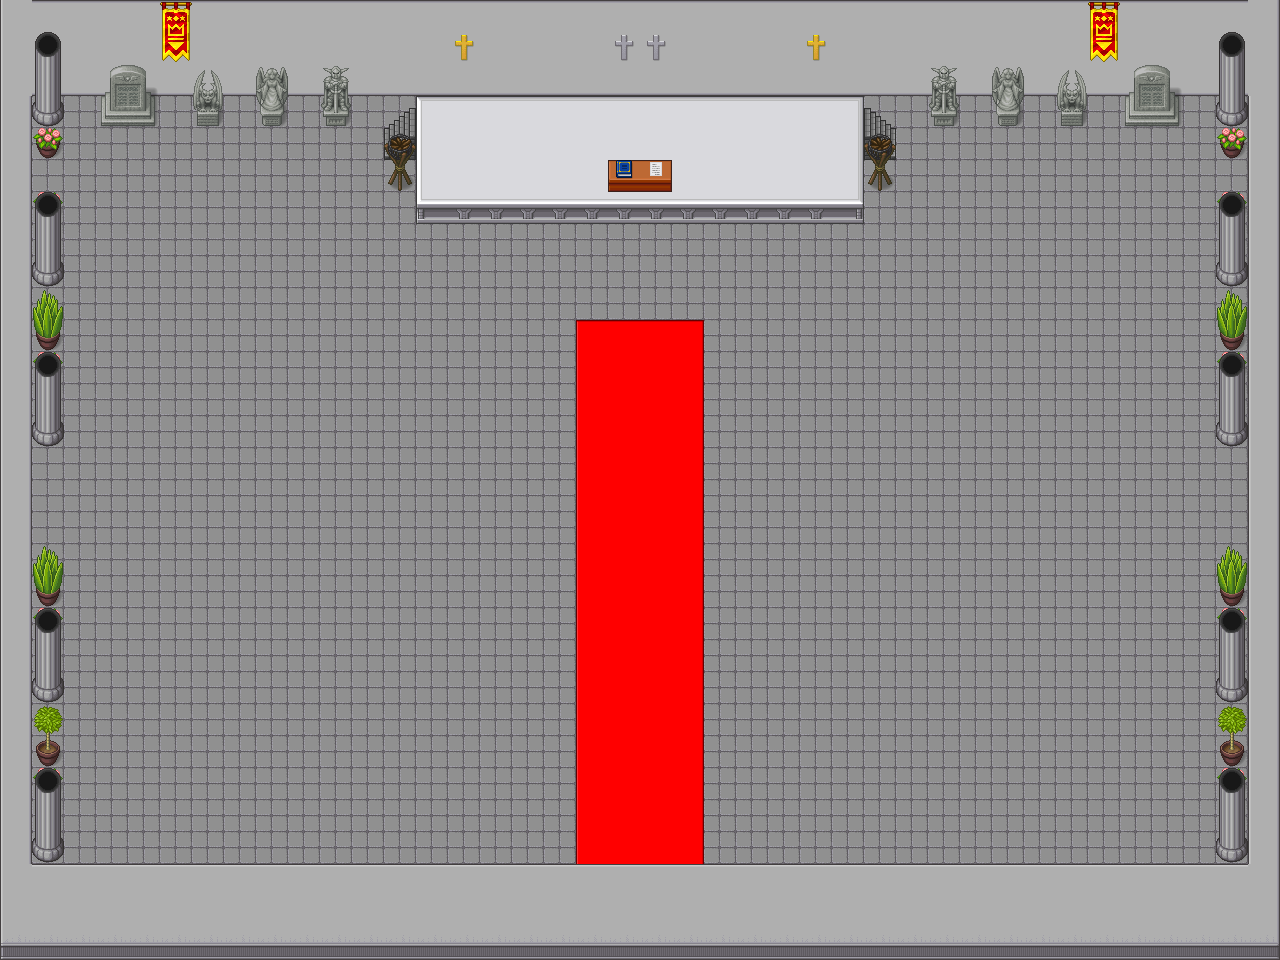

The image is a tile-based game level rendered from a .tmx file. Its description and source (layers, tilesets, objects; grid data summarised) follow:
An orthogonal 40x30 tile map with 32x32 px tiles, 3 tile layers (1, 2, 3) and 25 objects (6x Enemy, Player).

<map version="1.10" tiledversion="1.11.0" orientation="orthogonal" renderorder="right-down" width="40" height="30" tilewidth="32" tileheight="32" infinite="0" nextlayerid="7" nextobjectid="37">
 <tileset firstgid="1" source="[Base]BaseChip_pipo.tsx" />
 <layer id="1" name="1" width="40" height="30">
  <data>[1200 cells, 1200 non-empty, 25 distinct tile ids]</data>
 </layer>
 <layer id="2" name="2" width="40" height="30">
  <data>[1200 cells, 48 non-empty, 21 distinct tile ids]</data>
 </layer>
 <layer id="4" name="3" width="40" height="30">
  <data>[1200 cells, 42 non-empty, 9 distinct tile ids]</data>
 </layer>
 <objectgroup id="5" name="object 1">
  <object id="1" x="418.667" y="189.333" width="444" />
  <object id="3" x="385.333" y="93.3333" width="29.3333" height="80" />
  <object id="4" x="864" y="94.6667" width="30.6667" height="82.6667" />
  <object id="9" x="34.6667" y="32" width="25.3333" height="90.6667" />
  <object id="10" x="33.3333" y="188" width="28" height="256" />
  <object id="11" x="26.6667" y="538.667" width="37.3333" height="325.333" />
  <object id="12" x="1216" y="545.333" width="30.6667" height="318.667" />
  <object id="13" x="1217.33" y="190.667" width="29.3333" height="253.333" />
  <object id="14" x="1220" y="28" width="22.6667" height="90.6667" />
  <object id="15" x="1125.33" y="65.3333" width="50.6667" height="58.6667" />
  <object id="16" x="934.667" y="64" width="20" height="60" />
  <object id="17" x="994.667" y="66.6667" width="26.6667" height="56" />
  <object id="18" x="1058.67" y="68" width="26.6667" height="57.3333" />
  <object id="19" x="0" y="4" width="1278.67" height="58.6667" />
  <object id="20" x="-6.66667" y="-4" width="33.3333" height="960" />
  <object id="21" x="0" y="862.667" width="1278.67" height="96" />
  <object id="23" x="1246.67" y="4" width="32" height="872" />
  <object id="24" x="1401.33" y="385.333" />
 </objectgroup>
 <objectgroup id="6" name="object 2">
  <object id="26" name="Player" x="642.667" y="830.667">
   <point />
  </object>
  <object id="27" name="Enemy" x="208" y="262.667">
   <point />
  </object>
  <object id="28" name="Enemy" x="1050.67" y="261.333">
   <point />
  </object>
  <object id="29" name="Enemy" x="382.667" y="301.333">
   <point />
  </object>
  <object id="30" name="Enemy" x="560" y="300">
   <point />
  </object>
  <object id="31" name="Enemy" x="730.667" y="286.667">
   <point />
  </object>
  <object id="32" name="Enemy" x="881.333" y="272">
   <point />
  </object>
 </objectgroup>
</map>
